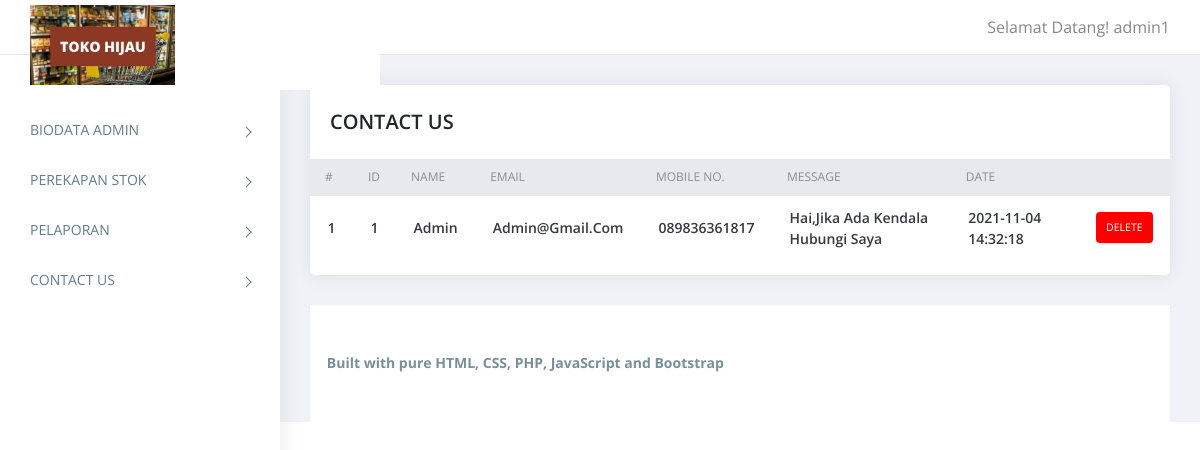
The app's page /contact_us.php (signed in) with its own data.
### tables this page shows
CREATE TABLE `contact_us` (
  `id` int(11) NOT NULL,
  `name` varchar(255) NOT NULL,
  `email` varchar(75) NOT NULL,
  `mobile` varchar(15) NOT NULL,
  `comment` text NOT NULL,
  `added_on` datetime NOT NULL
);

### contact_us.php (the view, shortened to what this page needs)
<?php
require('top.inc.php');
$sql="select * from contact_us order by id asc";
$res=mysqli_query($con,$sql);
?>
<div class="content pb-0">
	<div class="orders">
	   <div class="row">
		  <div class="col-xl-12">
			 <div class="card">
				<div class="card-body">
				   <h4 class="box-title">CONTACT US </h4>
				</div>
				<div class="card-body--">
				   <div class="table-stats order-table ov-h">
					  <table class="table ">
						 <thead>
							<tr>
							   <th class="serial">#</th>
							   <th>ID</th>
							   <th>Name</th>
							   <th>Email</th>
							   <th>Mobile NO.</th>
							   <th>Message</th>
							   <th>Date</th>
							   <th></th>
							</tr>
						 </thead>
						 <tbody>
							<?php
							$i=1;
							while($row=mysqli_fetch_assoc($res)){?>
							<tr>
							   <td class="serial"><?php echo $i?></td>
							   <td><?php echo $row['id']?></td>
							   <td><?php echo $row['name']?></td>
							   <td><?php echo $row['email']?></td>
							   <td><?php echo $row['mobile']?></td>
							   <td><?php echo $row['comment']?></td>
							   <td><?php echo $row['added_on']?></td>
							   <td>
								<?php
								echo "<span class='badge badge-delete'><a href='?type=delete&id=".$row['id']."'>Delete</a></span>";
								?>
							   </td>
							</tr>
							<?php } ?>
						 </tbody>
					  </table>
				   </div>
				</div>
			 </div>
		  </div>
	   </div>
	</div>
</div>
<?php
require('footer.inc.php');
?>

### assets/css/style.css (style rules this page uses)
body { display: table; font-family: open sans, sans-serif; font-size: 16px; width: 100% }
a, button { text-decoration: none; outline: none!important; color: #878787; -webkit-transition: all .25s ease; transition: all .25s ease }
h1, h2, h3, h4, h5, h6 { margin: 0 }
.pb-0 { padding-bottom: 0 }
.ov-h { overflow: hidden }
.order-table { position: relative }
.order-table:after, .order-table:before { content: ""; position: absolute; top: 0; height: 37px; width: 10px; background: #e8e9ef }
.order-table:after { right: -1px }
.order-table:before { left: -1px }
.order-table tr th { background: #e8e9ef }
.order-table tr td:last-child, .order-table tr th:last-child { text-align: right }
.order-table tr:last-child td { border: none }
.order-table .badge { color: #fff; padding: 10px; text-transform: uppercase; font-weight: 400 }
.order-table .badge-delete { background: #FF0000 }
.content { float: left; padding: 1.875em; width: 100% }
.card { margin-bottom: 1.875em; border-radius: 5px; padding: 0; border: 0 solid transparent; -webkit-box-shadow: 0 0 20px rgba(0, 0, 0, .08); box-shadow: 0 0 20px rgba(0, 0, 0, .08) }
.card .box-title { font-weight: 600; font-size: 20px; padding: 5px 0 }
.card .card-body { float: left; padding: 1.25em; position: relative; width: 100% }
.card h4 { font-size: 1.1rem }
.table-stats table { font-family: open sans }
.table-stats table th, .table-stats table td { border: none; border-bottom: 1px solid #e8e9ef; color: #868e96; font-size: 12px; font-weight: 400; padding: .75em 1.25em; text-transform: uppercase }
.table-stats table td { color: #343a40; font-size: 14px; font-weight: 600; text-transform: capitalize; vertical-align: middle }
@media (max-width:1368px) { .card-body { padding: 15px } }
.badge a { color:#fff; }

### records on screen
contact_us: id "1", name "Admin", email "Admin@gmail.com", mobile "089836361817", comment "Hai,jika Ada Kendala Hubungi Saya", added_on "2021-11-04 14:32:18"

### other values on screen
$_SESSION['ADMIN_USERNAME'] "admin1"
